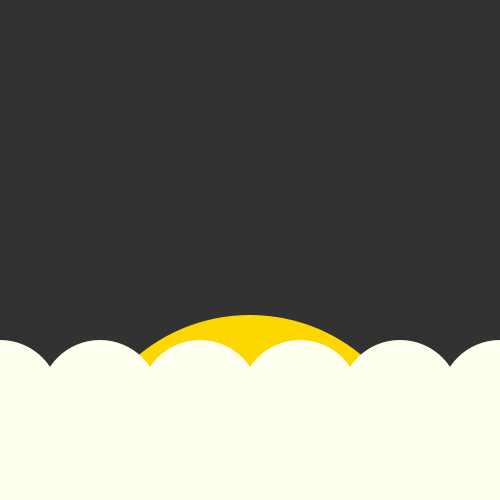
Frame 1 (no input)
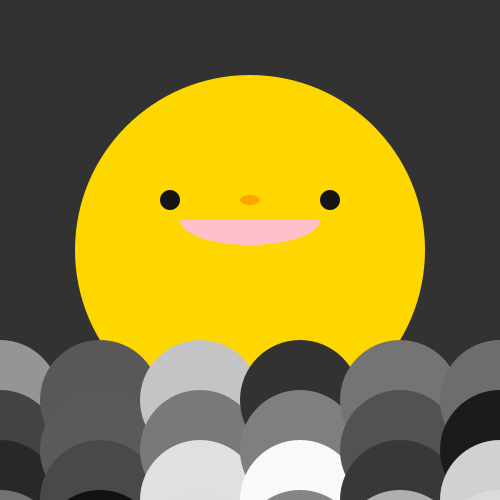
Frame 60 (the mouse pressed at the canvas centre just before this capture)
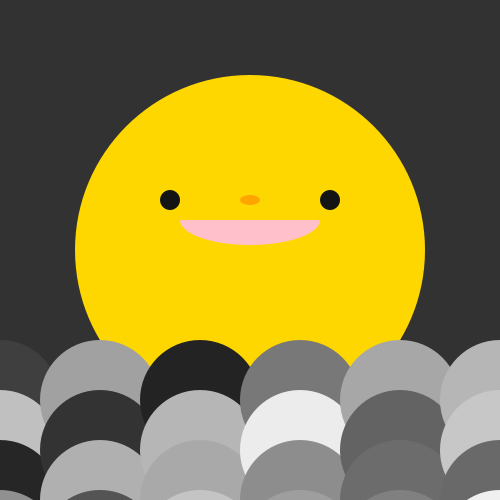
Frame 120 (the mouse held since frame 60 and released just before this capture)

The Processing sketch that drew these frames (run headless with seeded random() and noise(); from frame 60 on, the mouse is pressed at the canvas centre):

// Processing sketch: processing_110895
// ── processing_110895.pde

// Assignment 2
// By Wong Hiu Tung, Christine
// Student ID: 534015140

int pos = 500; // Set the position of moon 

void setup(){
  size(500, 500);
  frameRate(4); // Set the motion slowly
}
 

void draw(){
  
background(50);
  
//moon's movement  
  fill(#FFD700);
  smooth();
  noStroke();  
if(pos > 250){
  pos-=10;
  ellipse(250, pos, 350, 350); 
}
else{
  smooth();
  fill(#FFD700);
  ellipse(250, 250, 350, 350); 

//moon's eyes  
  fill(20);
  ellipse(170, 200, 20, 20);
  ellipse(330, 200, 20, 20);

//moon's nose
  fill(#FFA500);
  ellipse(250, 200, 20, 10);
  
//moon's mouth
  fill(#FFC0CB);
  arc(250, 220, 140, 50, 0, PI);

}


//cloud
for (int x = 0; x < 600; x+=100){
  for (int y = 400; y < 600; y+=50){
    if (pos <= 250){
   smooth();
   fill(random(250)); 
   ellipse(x, y, 120, 120);
    }
    else{
   smooth();
   fill(#FFFFF0); 
   ellipse(x, y, 120, 120);
   
//message  
  fill(50);
  smooth();
  textAlign(CENTER);
  textSize(10);
  text("H A P P Y  M I D - A U T U M N  F E S T I V A L", 250, 300);
    }
  }
}
}

//Idea reference: http://www.openprocessing.org/sketch/95427
